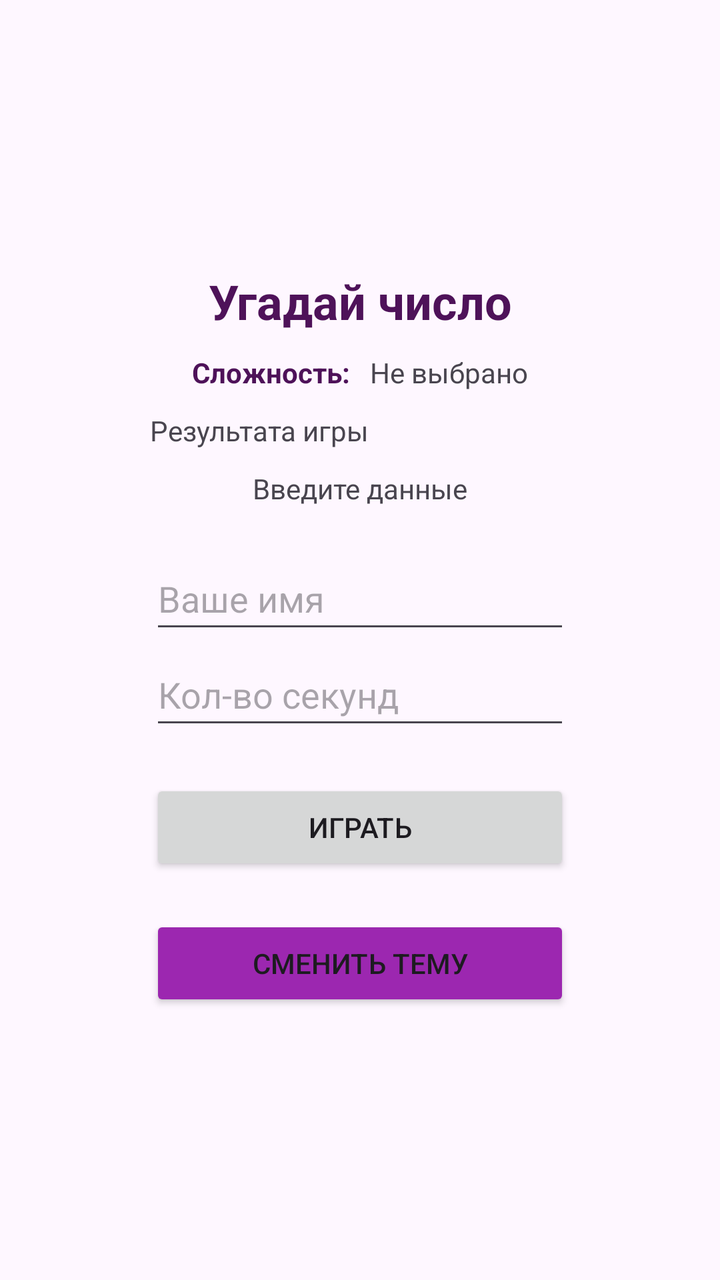
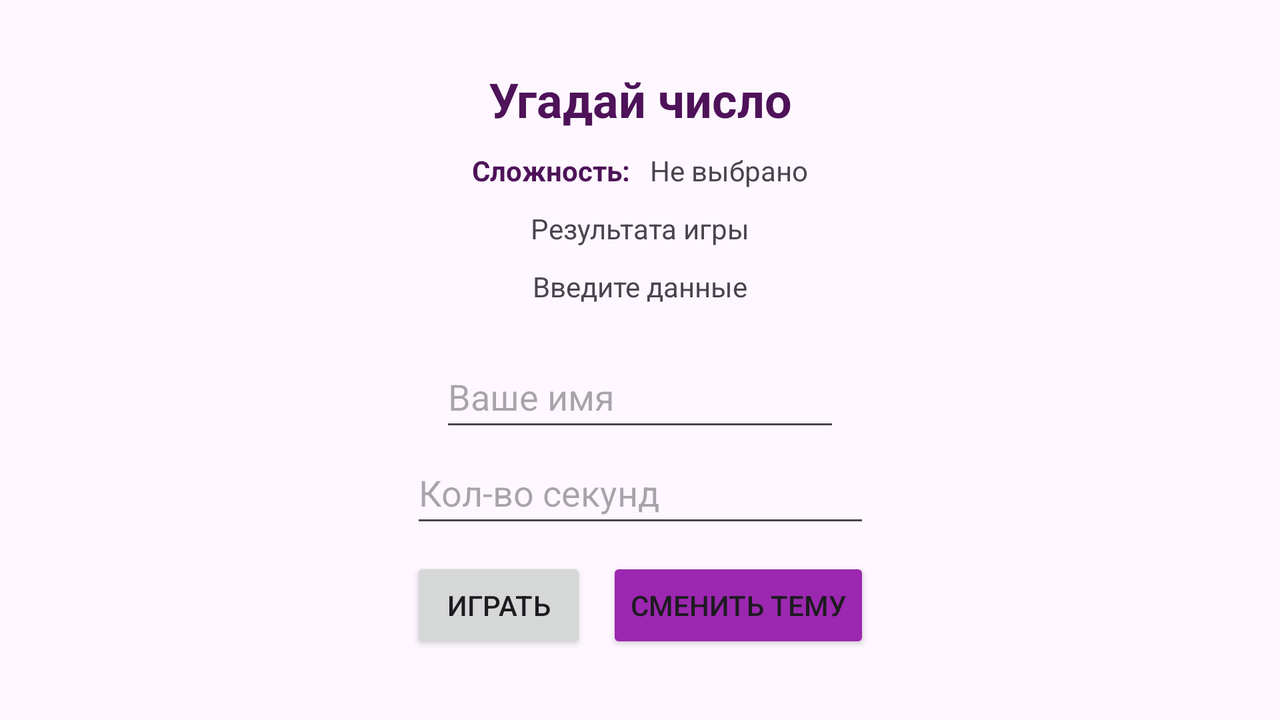

The same Android screen from two of the app's own layout files: first res/layout/ as a phone draws it, then the author's variant for another configuration, drawn on a device whose configuration selects that folder. Both files follow.
<!-- AndroidManifest.xml: application theme Theme.GuessTheNumber -->
<!-- res/layout/activity_main.xml -->
<?xml version="1.0" encoding="utf-8"?>
<androidx.constraintlayout.widget.ConstraintLayout
    xmlns:android="http://schemas.android.com/apk/res/android"
    xmlns:app="http://schemas.android.com/apk/res-auto"
    xmlns:tools="http://schemas.android.com/tools"
    android:layout_width="match_parent"
    android:layout_height="match_parent"
    android:orientation="horizontal"
    tools:context=".MainMenu">

    <LinearLayout
        android:id="@+id/lin_right"
        android:layout_width="wrap_content"
        android:layout_height="wrap_content"
        android:orientation="vertical"
        app:layout_constraintBottom_toBottomOf="parent"
        app:layout_constraintEnd_toEndOf="parent"
        app:layout_constraintStart_toStartOf="parent"
        app:layout_constraintTop_toTopOf="parent">

        <TextView
            android:id="@+id/menu_title"
            style="@style/title"
            android:layout_width="match_parent"
            android:layout_height="wrap_content"
            android:text="@string/menu_title"
            android:textAlignment="center"
            android:textSize="24sp"
            android:textStyle="bold" />

        <LinearLayout
            android:id="@+id/lin_diff"
            android:layout_width="match_parent"
            android:layout_height="match_parent"
            android:layout_marginTop="10dp"
            android:layout_marginBottom="10dp"
            android:gravity="center_horizontal"
            android:orientation="horizontal">

            <TextView
                android:id="@+id/tvDiffText"
                style="@style/title"
                android:layout_width="wrap_content"
                android:layout_height="wrap_content"
                android:text="@string/difficulty"
                android:textStyle="bold" />

            <TextView
                android:id="@+id/tvDiffValue"
                android:layout_width="wrap_content"
                android:layout_height="wrap_content"
                android:layout_marginLeft="10dp"
                android:text="@string/diff_none" />
        </LinearLayout>

        <TextView
            android:id="@+id/tvResult"
            android:layout_width="match_parent"
            android:layout_height="wrap_content"
            android:text="Результата игры"
            tools:visibility="gone" />

        <TextView
            android:id="@+id/tv_Error"
            android:layout_width="match_parent"
            android:layout_height="wrap_content"
            android:layout_marginTop="10dp"
            android:text="Введите данные"
            android:textAlignment="center" />

        <EditText
            android:id="@+id/et_Username"
            android:layout_width="match_parent"
            android:layout_height="48dp"
            android:layout_marginTop="20dp"
            android:ems="10"
            android:hint="Ваше имя"
            android:inputType="text"
            android:singleLine="true" />

        <EditText
            android:id="@+id/et_Seconds"
            android:layout_width="match_parent"
            android:layout_height="48dp"
            android:ems="10"
            android:hint="Кол-во секунд"
            android:inputType="text"
            tools:visibility="gone" />

        <Button
            android:id="@+id/play_btn"
            android:layout_width="match_parent"
            android:layout_height="wrap_content"
            android:layout_marginTop="20dp"
            android:onClick="onPlayClick"
            android:text="@string/playBtnText" />

        <Button
            android:id="@+id/theme_btn"
            android:layout_width="match_parent"
            android:layout_height="wrap_content"
            android:layout_marginTop="20dp"
            android:backgroundTint="#9C27B0"
            android:onClick="onPlayClick"
            android:text="@string/themeBtnText" />

    </LinearLayout>

</androidx.constraintlayout.widget.ConstraintLayout>
<!-- resources referenced by this layout -->
<resources>
  <string name="diff_none">Не выбрано</string>
  <string name="difficulty">Сложность: </string>
  <string name="menu_title">Угадай число</string>
  <string name="playBtnText">Играть</string>
  <string name="themeBtnText">Сменить тему</string>
  <style name="title" parent="TextAppearance.AppCompat">
          <item name="android:textColor">@color/darker_green</item>
      </style>
  <style name="Theme.GuessTheNumber" parent="Base.Theme.GuessTheNumber" />
  <color name="darker_green">#4E1259</color>
  <style name="Base.Theme.GuessTheNumber" parent="Theme.Material3.DayNight">
          <item name="colorPrimary">@color/green</item>
          <item name="colorPrimaryVariant">@color/darker_green</item>
          <item name="colorOnPrimary">@color/white</item>
          <item name="colorSecondary">@color/green</item>
          <item name="colorSecondaryVariant">@color/darker_green</item>
          <item name="colorOnSecondary">@color/black</item>
          <item name="popupMenuStyle">@style/popupMenu</item>
          <item name="android:contextPopupMenuStyle">@style/contextMenu</item>
          <item name="android:statusBarColor" tools:targetApi="l">?attr/colorPrimaryVariant</item>
      </style>
  <color name="green">#9C27B0</color>
  <color name="white">#E4E4E4</color>
  <color name="black">#000000</color>
  <style name="popupMenu">
          <item name="android:textAppearancePopupMenuHeader">@color/title_color_dark</item>
          <item name="android:popupBackground">@color/context_color_light</item>
      </style>
  <style name="contextMenu">
          <item name="android:textAppearancePopupMenuHeader">@color/title_color_dark</item>
          <item name="android:popupBackground">@color/context_color_light</item>
          <item name="android:itemTextAppearance">@color/black</item>
      </style>
  <color name="title_color_dark">#6A1E77</color>
  <color name="context_color_light">#C8F1DB</color>
</resources>
<!-- res/layout-land/activity_main.xml (the author's variant of the layout above) -->
<!-- drawn on the phone turned sideways -->
<?xml version="1.0" encoding="utf-8"?>
<androidx.constraintlayout.widget.ConstraintLayout
    xmlns:android="http://schemas.android.com/apk/res/android"
    xmlns:app="http://schemas.android.com/apk/res-auto"
    xmlns:tools="http://schemas.android.com/tools"
    android:layout_width="match_parent"
    android:layout_height="match_parent"
    android:orientation="horizontal"
    tools:context=".MainMenu">

    <LinearLayout
        android:id="@+id/lin_right"
        android:layout_width="wrap_content"
        android:layout_height="wrap_content"
        android:orientation="vertical"
        app:layout_constraintBottom_toBottomOf="parent"
        app:layout_constraintEnd_toEndOf="parent"
        app:layout_constraintStart_toStartOf="parent"
        app:layout_constraintTop_toTopOf="parent">

        <LinearLayout
            android:id="@+id/test"
            android:layout_width="match_parent"
            android:layout_height="wrap_content"
            android:gravity="center_horizontal"
            android:orientation="vertical">

            <TextView
                android:id="@+id/menu_title"
                style="@style/title"
                android:layout_width="match_parent"
                android:layout_height="wrap_content"
                android:text="@string/menu_title"
                android:textAlignment="center"
                android:textSize="24sp"
                android:textStyle="bold" />

            <LinearLayout
                android:id="@+id/lin_diff"
                android:layout_width="match_parent"
                android:layout_height="wrap_content"
                android:layout_marginTop="10dp"
                android:layout_marginBottom="10dp"
                android:gravity="center_horizontal"
                android:orientation="horizontal">

                <TextView
                    android:id="@+id/tvDiffText"
                    style="@style/title"
                    android:layout_width="wrap_content"
                    android:layout_height="wrap_content"
                    android:text="@string/difficulty"
                    android:textStyle="bold" />

                <TextView
                    android:id="@+id/tvDiffValue"
                    android:layout_width="wrap_content"
                    android:layout_height="wrap_content"
                    android:layout_marginLeft="10dp"
                    android:text="@string/diff_none" />

            </LinearLayout>

            <TextView
                android:id="@+id/tvResult"
                android:layout_width="match_parent"
                android:layout_height="wrap_content"
                android:text="Результата игры"
                android:textAlignment="center"
                tools:visibility="gone" />

            <TextView
                android:id="@+id/tv_Error"
                android:layout_width="match_parent"
                android:layout_height="wrap_content"
                android:layout_marginTop="10dp"
                android:text="Введите данные"
                android:textAlignment="center" />

            <EditText
                android:id="@+id/et_Username"
                android:layout_width="200dp"
                android:layout_height="48dp"
                android:layout_marginTop="20dp"
                android:ems="10"
                android:hint="Ваше имя"
                android:inputType="text"
                android:singleLine="true" />
        </LinearLayout>

        <EditText
            android:id="@+id/et_Seconds"
            android:layout_width="match_parent"
            android:layout_height="48dp"
            android:ems="10"
            android:hint="Кол-во секунд"
            android:inputType="text"
            tools:visibility="gone" />

        <LinearLayout
            android:id="@+id/right_side"
            android:layout_width="wrap_content"
            android:layout_height="wrap_content"
            android:layout_marginTop="10dp"
            android:orientation="horizontal">

            <Button
                android:id="@+id/play_btn"
                android:layout_width="match_parent"
                android:layout_height="wrap_content"
                android:onClick="onPlayClick"
                android:text="@string/playBtnText" />

            <Button
                android:id="@+id/theme_btn"
                android:layout_width="match_parent"
                android:layout_height="wrap_content"
                android:layout_marginLeft="10dp"
                android:backgroundTint="#9C27B0"
                android:onClick="onPlayClick"
                android:text="@string/themeBtnText" />

        </LinearLayout>

    </LinearLayout>

</androidx.constraintlayout.widget.ConstraintLayout>
